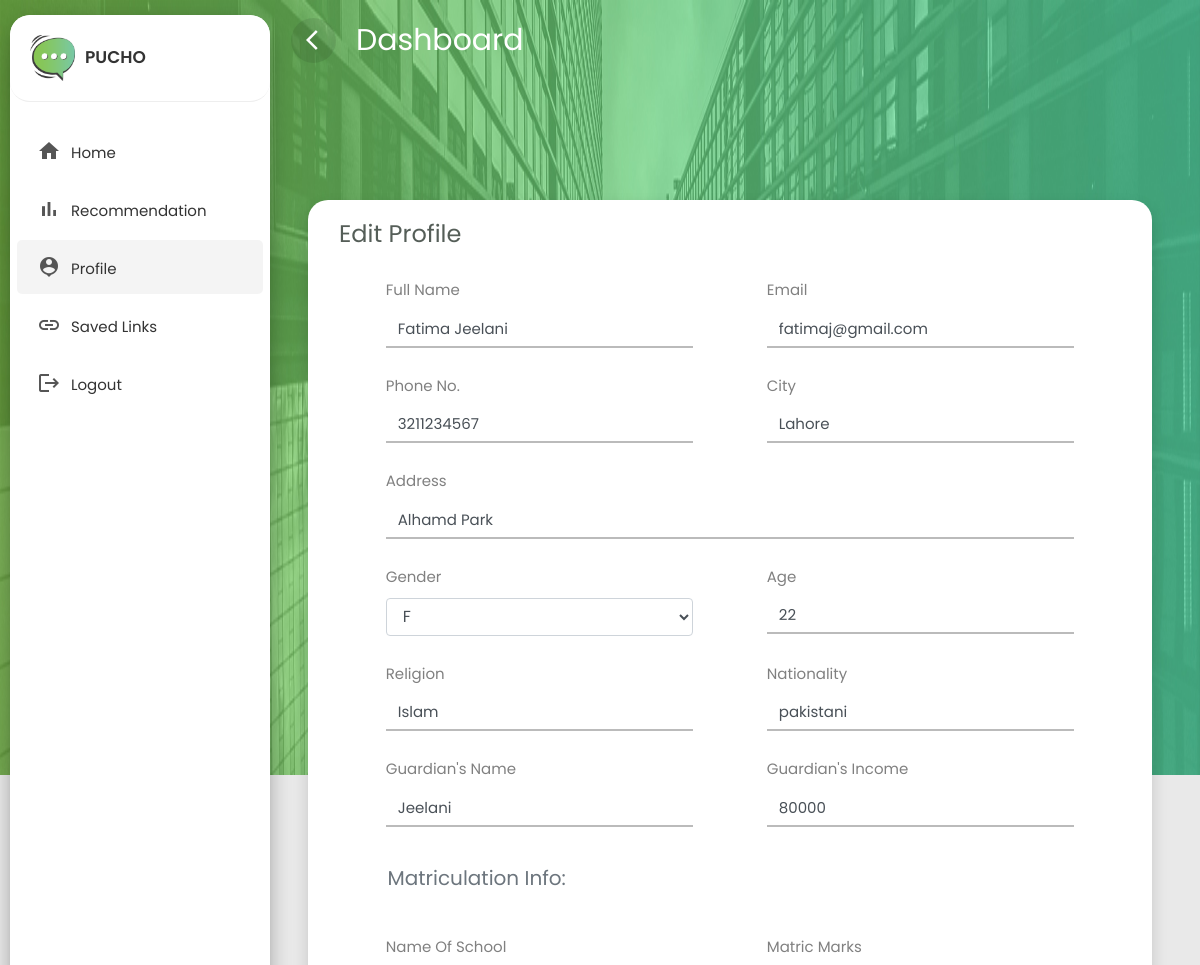
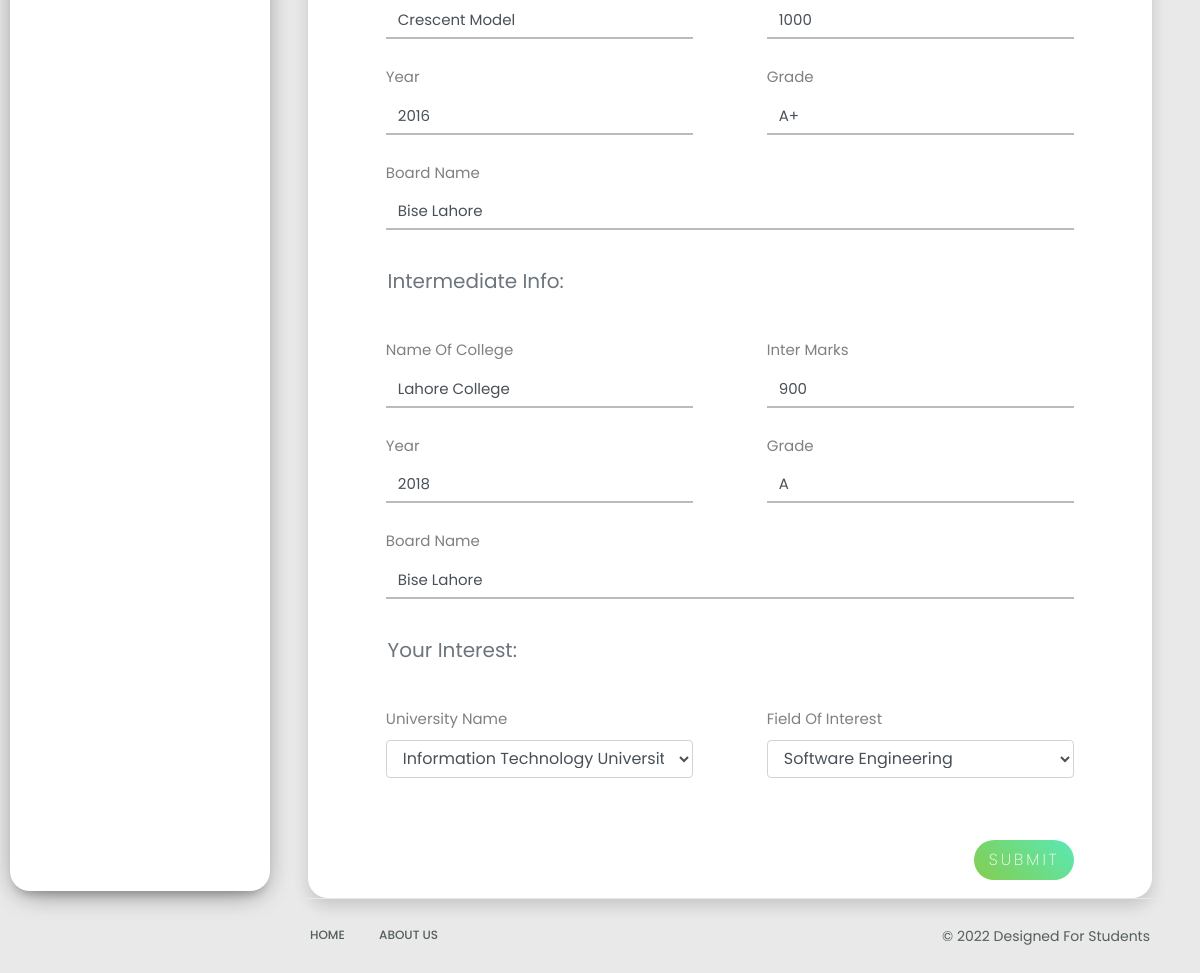
The page /edit/ (signed in) on the database its author committed (2 pictures, top to bottom).
### profiles/models.py (models this page shows, shortened)
class Profile(models.Model):
    full_name = models.CharField(max_length=50)
    email = models.EmailField()
    phone_number = models.IntegerField()
    city = models.CharField(max_length=50)
    address = models.CharField(max_length=50)
    gender = models.CharField(max_length=15,choices=choices,default="Male")
    age = models.IntegerField()
    religion = models.CharField(max_length=50)
    nationality = models.CharField(max_length=50)
    gaurdian_name = models.CharField(max_length=50)
    gaurdian_income = models.IntegerField()
    name_of_school = models.CharField(max_length=50)
    matric_marks = models.IntegerField()
    year_of_matric = models.IntegerField()
    matric_grade = models.CharField(max_length=10)
    matric_board = models.CharField(max_length=50)
    name_of_college = models.CharField(max_length=50)
    inter_marks = models.IntegerField()
    year_of_inter = models.IntegerField()
    inter_grade = models.CharField(max_length=10)
    inter_board = models.CharField(max_length=50)
    university_name = models.CharField(max_length=50,choices=uni_choices,default="University of Engineering and Technology")
    field_of_interest = models.CharField(max_length=50,choices=dept_choices,default="SE")
    student = models.ForeignKey(User, on_delete=models.CASCADE)

### profiles/views.py (the view, shortened to what this page needs)
# urls.py: path('edit/', edit, name="edit"),
def edit(request):
    query = Profile.objects.get(student=request.user)
    return render(request, "edit.html",{"query":query})

### templates/edit.html (shortened to what this page needs)
{%  load static  %}
<!doctype html>
<html lang="en">
  <head>
    <link rel="stylesheet" href="{% static 'css/bootstrap.min.css' %}">
    <link rel="stylesheet" href="{% static 'css/dashboard.css' %}">
  </head>
  <body>
    <div class="wrapper">
        <nav id="sidebar">
          <div class="sidebar-header">
            <h3><img src="{% static 'images/logo2.png' %}" class="image-fluid"/><span>Pucho</span></h3>
          </div>
          <ul class="list-unstyled components">
            <li>
              <a href="{% url 'home' %}" class="dashboard"><i class="material-icons">home</i><span>Home</span></a>
            </li>
            <li>
              <a href="{% url 'recommendation' %}" class="dashboard"><i class="material-icons">bar_chart</i><span>Recommendation</span></a>
            </li>
            <li class="active">
              <a href="{% url 'profile' %}" class="dashboard"><i class="material-icons">person_pin</i><span>Profile</span></a>
            </li>
            <li  class="">
              <a href="{% url 'savedlinks' %}" class="dashboard"><i class="material-icons">link</i><span>Saved Links</span></a>
            </li>
            <li  class="">
              <a href="{% url 'logout' %}?next=/home" class="dashboard"><i class="material-icons">logout</i><span>Logout</span></a>
            </li>
          </ul>
        </nav>
        <div id="content">
          <div class="top-navbar">
            <nav class="navbar navbar-expand-lg">
              <div class="container-fluid">
                <div class="d-flex justify-content-start">
                  <button type="button" id="sidebarCollapse" class="d-xl-block d-lg-block d-md-mone d-none more-button2">
                    <span class="material-icons">arrow_back_ios</span>
                  </button>
                  <a class="navbar-brand"> Dashboard </a>
                </div>
              </div>
            </nav>
	        </div>
        	<div class="main-content">
            <div class="main-content">
              <div class="row content">
                <div class="col-lg-12 col-md-12 col-sm-12">
                  <div class="profile-form shadow mx-2 bookmarks">
                    <div class="row mx-3">
                      <div class="col-lg-12 m-auto">
                        <div class="mt-3">
                          <h4>Edit Profile</h4>
                        </div>
                        <form method="post" enctype="multipart/form-data" action="" class="multisteps-form__form col-lg-12 col-md-12 col-sm-12">
                          <div class="multisteps-form__content">
                            <div class="form-row mt-4 justify-content-around">
                              <div class="col-lg-5 col-md-5 col-sm-6 mt-4 mt-sm-0">
                                <label for="">Full Name</label>
                                <input class="multisteps-form__input form-control" type="text" name="full_name" required value="{{query.full_name}}">
                              </div>
                              <div class="col-lg-5 col-md-5 col-sm-6 mt-4 mt-sm-0">
                                <label for="">Email</label>
                                <input class="multisteps-form__input form-control" type="text" name="email" value="{{query.email}}" required/>
                              </div>
                            </div>
                            <div class="form-row mt-4 justify-content-around">
                              <div class="col-lg-5 col-md-5 col-sm-6 mt-4 mt-sm-0">
                                <label for="">Phone No.</label>
                                <input class="multisteps-form__input form-control" type="text" name="phone_number" value="{{query.phone_number}}" required/>
                              </div>
                              <div class="col-lg-5 col-md-5 col-sm-6 mt-4 mt-sm-0">
                                <label for="">City</label>
                                <input class="multisteps-form__input form-control" type="text" name="city" value="{{query.city}}" required/>
                              </div>
                            </div>
                            <div class="form-row mt-4 justify-content-around">
                              <div class="col-lg-11 col-md-11 col-sm-12 mt-4 mt-sm-0">
                                <label for="">Address</label>
                                <input class="multisteps-form__input form-control" type="text" name="address" value="{{query.address}}" required/>
                              </div>
                            </div>
                            <div class="form-row mt-4 justify-content-around">
                              <div class="col-lg-5 col-md-5 col-sm-6 mt-4 mt-sm-0">
                                <label for="">Gender</label>
                                <select class="multisteps-form__select form-control" name="gender" required>
                                  <option>{{query.gender}}</option>
                                </select>
                              </div>
                              <div class="col-lg-5 col-md-5 col-sm-6 mt-4 mt-sm-0">
                                <label for="">Age</label>
                                <input class="multisteps-form__input form-control" type="text" name="age" value="{{query.age}}" required/>
                              </div>
                            </div>
                            <div class="form-row mt-4 justify-content-around">
                                <div class="col-lg-5 col-md-5 col-sm-6 mt-4 mt-sm-0">
                                  <label for="">Religion</label>
                                  <input class="multisteps-form__input form-control" type="text" name="religion" value="{{query.religion}}" required/>
                                </div>
                                <div class="col-lg-5 col-md-5 col-sm-6 mt-4 mt-sm-0">
                                  <label for="">Nationality</label>
                                  <input class="multisteps-form__input form-control" type="text" name="nationality" value="{{query.nationality}}" required/>
                                </div>
                              </div>
                            <div class="form-row mt-4 justify-content-around">
                              <div class="col-lg-5 col-md-5 col-sm-6 mt-4 mt-sm-0">
                                <label for="">Guardian's Name</label>
                                <input class="multisteps-form__input form-control" type="text" name="gaurdian_name" value="{{query.gaurdian_name}}" required/>
                              </div>
                              <div class="col-lg-5 col-md-5 col-sm-6 mt-4 mt-sm-0">
                                <label for="">Guardian's Income</label>
                                <input class="multisteps-form__input form-control" type="text" name="gaurdian_income" value="{{query.gaurdian_income}}" required/>
                              </div>
                            </div>
                            <div class="multisteps-form__content">
                              <div class="row  justify-content-around">
                                <div class="multisteps-form__subtitle text-muted p-2 mt-4 col-lg-11 col-md-11 col-sm-11">
                                  <h5 class="pl-2 pt-1">Matriculation Info:</h5>
                                </div>
                              </div>
                              <div class="form-row mt-4 justify-content-around">
                                <div class="col-lg-5 col-md-5 col-sm-6 mt-4 mt-sm-0">
                                  <label for="">Name of School</label>
                                  <input class="multisteps-form__input form-control" type="text" name="name_of_school" value="{{query.name_of_school}}" required/>
                                </div>
                                <div class="col-lg-5 col-md-5 col-sm-6 mt-4 mt-sm-0">
                                  <label for="">Matric Marks</label>
                                  <input class="multisteps-form__input form-control" type="text" name="matric_marks" value="{{query.matric_marks}}" required/>
                                </div>
                              </div>
                              <div class="form-row mt-4 justify-content-around">
                                <div class="col-lg-5 col-md-5 col-sm-6 mt-4 mt-sm-0">
                                  <label for="">Year</label>
                                  <input class="multisteps-form__input form-control" type="text" name="year_of_matric" value="{{query.year_of_matric}}" required/>
                                </div>
                                <div class="col-lg-5 col-md-5 col-sm-6 mt-4 mt-sm-0">
                                  <label for="">Grade</label>
                                  <input class="multisteps-form__input form-control" type="text" name="matric_grade" value="{{query.matric_grade}}" required/>
                                </div>
                              </div>
                              <div class="form-row mt-4 justify-content-around">
                                <div class="col-lg-11 col-md-11 col-sm-12 mt-4 mt-sm-0">
                                  <label for="">Board Name</label>
                                  <input class="multisteps-form__input form-control" type="text" name="matric_board" value="{{query.matric_board}}" required/>
                                </div>
                              </div>
                              <div class="row  justify-content-around">
                                <div class="multisteps-form__subtitle text-muted p-2 mt-4 col-lg-11 col-md-11 col-sm-11">
                                  <h5 class="pl-2 pt-1">Intermediate Info:</h5>
                                </div>
                              </div>
                              <div class="form-row mt-4 justify-content-around">
                                <div class="col-lg-5 col-md-5 col-sm-6 mt-4 mt-sm-0">
                                  <label for="">Name of College</label>
                                  <input class="multisteps-form__input form-control" type="text" name="name_of_college" value="{{query.name_of_college}}" required/>
                                </div>
                                <div class="col-lg-5 col-md-5 col-sm-6 mt-4 mt-sm-0">
                                  <label for="">Inter Marks</label>
                                  <input class="multisteps-form__input form-control" type="text" name="inter_marks" value="{{query.inter_marks}}" required/>
                                </div>
                              </div>
                              <div class="form-row mt-4 justify-content-around">
                                <div class="col-lg-5 col-md-5 col-sm-6 mt-4 mt-sm-0">
                                  <label for="">Year</label>
                                  <input class="multisteps-form__input form-control" type="text" name="year_of_inter" value="{{query.year_of_inter}}" required/>
                                </div>
                                <div class="col-lg-5 col-md-5 col-sm-6 mt-4 mt-sm-0">
                                  <label for="">Grade</label>
                                  <input class="multisteps-form__input form-control" type="text" name="inter_grade" value="{{query.inter_grade}}" required/>
                                </div>
                              </div>
                              <div class="form-row mt-4 justify-content-around">
                                <div class="col-lg-11 col-md-11 col-sm-12 mt-4 mt-sm-0">
                                  <label for="">Board Name</label>
                                  <input class="multisteps-form__input form-control" type="text" name="inter_board" value="{{query.inter_board}}" required/>
                                </div>
                              </div>
                            </div>
                            <div class="row  justify-content-around">
                              <div class="multisteps-form__subtitle text-muted p-2 mt-4 col-lg-11 col-md-11 col-sm-11">
                                <h5 class="pl-2 pt-1">Your Interest:</h5>
                              </div>
                            </div>
                            <div class="form-row mt-4 justify-content-around">
                              <div class="col-lg-5 col-md-5 col-sm-6 mt-4 mt-sm-0">
                                <label for="">University Name</label>
                                <select class="multisteps-form__select form-control" name="university_name" required>
                                  <option>{{query.university_name}}</option>
                                </select>
                              </div>
                              <div class="col-lg-5 col-md-5 col-sm-6 mt-4 mt-sm-0">
                                <label for="">Field of Interest</label>
                                <select class="multisteps-form__select form-control" name="field_of_interest" required>
                                  <option>{{query.field_of_interest}}</option>
                                </select>
                              <div class="col-lg-11">
                                <span class="text-white">a</span>
                                <span class="text-white">a</span>
                              </div>
                                <div class="d-flex mt-3">
                                <input type="submit" name="" value="Submit" class="btn btn-edit ml-auto">
                              </div>
                              </div>
                            </div>
                          </div>
                        </form>
                      </div>
                    </div>
                  </div>
                </div>
              </div>
            </div>
            <footer class="footer">
              <div class="container-fluid">
               <div class="row">
                 <div class="col-md-6">
                   <nav class="d-flex">
                     <ul class="m-0 p-0">
                       <li>
                         <a href="home.html">
                           Home
                         </a>
                       </li>
                       <li>
                         <a href="about.html">
                           About Us
                         </a>
                       </li>
                     </ul>
                   </nav>
                 </div>
                 <div class="col-md-6">
                   <p class="copyright d-flex justify-content-end"> &copy 2022 Designed For Students</p>
                 </div>
               </div>
             </div>
            </footer>
          </div>
        </div>
      </div>
  </body>
</html>

### rows shown on the page
Profile: full_name "Fatima Jeelani", email "fatimaj@gmail.com", phone_number "3211234567", city "Lahore", address "Alhamd Park", gender "F", age "22", religion "Islam", nationality "pakistani", gaurdian_name "Jeelani", gaurdian_income "80000", name_of_school "Crescent Model", matric_marks "1000", year_of_matric "2016", matric_grade "A+", matric_board "Bise Lahore", name_of_college "Lahore College", inter_marks "900", year_of_inter "2018", inter_grade "A", inter_board "Bise Lahore", university_name "Information Technology University", field_of_interest "Software Engineering"
